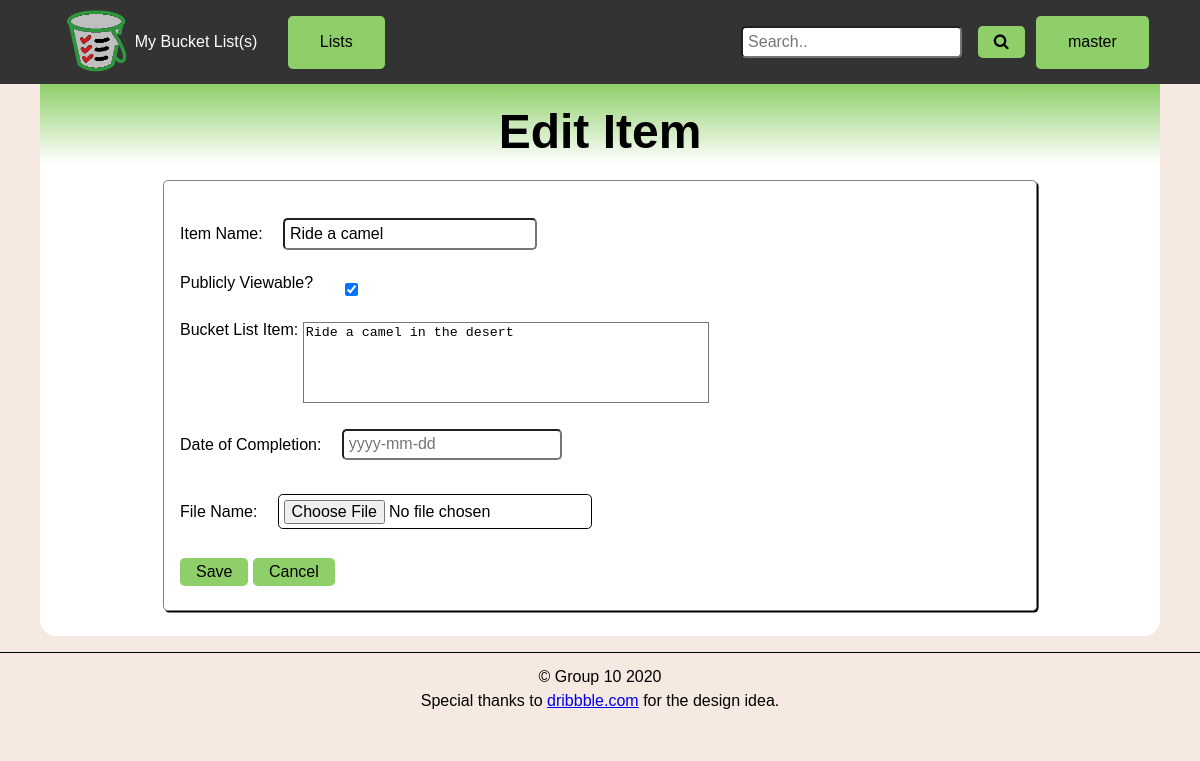
Page /edit_item.php?item=2 (signed in) on the committed database.
### tables this page shows
CREATE TABLE `g10_listitems` (
  `id` int(11) NOT NULL,
  `fk_listid` int(11) NOT NULL,
  `name` varchar(50) NOT NULL,
  `description` varchar(280) DEFAULT NULL,
  `picpath` varchar(255) DEFAULT NULL,
  `completion` date DEFAULT NULL,
  `private` tinyint(1) NOT NULL DEFAULT '1'
);

### edit_item.php (the view, shortened to what this page needs)
<?php
  $pdo = connectDB();
  $itemid = $_GET['item'];
  $img = 0;
  $query = "SELECT * FROM `g10_listitems` WHERE id = ?";
  $stmt = $pdo->prepare($query);
  $stmt->execute([$itemid]);
  $result = $stmt->fetch();
?>
<!DOCTYPE html>
<html lang="en">
<head>
  <?php
    include 'includes/meta.php';
  ?>
</head>
<body>
  <header>
    <?php include 'includes/nav.php' ?>
  </header>
  <main>
    <header>
      <h1>Edit Item</h1>
    </header>
    <form id="edit-item" action="<?= $_SERVER['PHP_SELF'] ?>?item=<?=$itemid?>" method="post" enctype="multipart/form-data">
      <div>
        <label for="itemname">Item Name:</label>
        <input type="text" id="itemname" name="itemname" value="<?= $result['name']?>" required />
      </div>
      <div>
        <label for="viewable">Publicly Viewable?</label>
        <input id="viewable" type="checkbox" name="viewable"
        <?php if($result['private'] == 0): ?>
          checked>
        <?php else: ?>
          >
        <?php endif ?>
      </div>
      <div>
        <label for="description">Bucket List Item:</label>
        <textarea id="description" name="description" rows="5"><?= $result['description']?></textarea>
      </div>
      <div>
        <label for="complete">Date of Completion:</label>
        <input data-dd-theme="bucket" class="datedropper-init" data-dd-format="Y-m-d" type="text" id="complete" name="complete" value="<?= $result['completion']?>">
      </div>
      <div>
        <?php if($img != 0): ?>
          <figure class="sampleImage">
            <img id="image" src="<?= $result['picpath'] ?>" alt="<?= $result['name'] ?>-image" />
          </figure>
          <button type="button" class="delete" name="remove-image">Remove Image</a>
        <?php else: ?>
          <label for="file">File Name:</label>
          <input type="file" accept="image/*" name="fileToProcess" id="file" />
        <?php endif ?>
      </div>
      <button type="submit" name="save">Save</button>
      <button type="button" value="<?= $result['fk_listid']?>" name="Cancel">Cancel</button>
    </form>
  </main>
  <?php include 'includes/footer.php' ?>
</body>
</html>

### css/default.css (style rules this page uses)
:root { --link-color: #8fcf69; --linkhover-color: #818181; --text-color: #000; }
body { background-color: #F5E9E2; color: var(--text-color); font-family: Verdana, Helvetica, sans-serif; font-size: 1em; margin: auto; }
main { background-color: #FFF; border-bottom-right-radius: 1rem; border-bottom-left-radius: 1rem; max-width: 70rem; font-size: 1em; padding: 0 0 0.6em 0; margin: auto; }
header { text-align: center; background: linear-gradient(var(--link-color), transparent); }
main header { align-items: flex-end; display: flex; flex-direction: row; justify-content: space-evenly; padding: 1em 0 0 0; }
p,h1,h2,h3,h4,h5 { padding: 0.5rem; }
h1 { font-size: 3em; font-weight: bold; }
form { border: 0.1em solid #818181; border-radius: 0.3em; box-shadow: 0.1em 0.1em #000; margin: 1em auto; padding: 1em; width: 75%; }
textarea { border-radius: inherit; width:90%; resize: none; overflow: auto; }
button, nav a, .dropdown, #login a { padding: 0.3rem 1rem; color: var(--text-color); margin: 0.5rem auto; background-color: var(--link-color); font-size: 1rem; border: none; cursor: pointer; border-radius: 0.3rem; }
input { padding: 0.3rem; border-radius: 0.3rem; font-size: 1rem; margin: 0.5rem 1rem; }
form div { margin: 0.5em auto; padding: 0.3em 0; }
#edit-item div:first-child input { width: 15em; }
#edit-item textarea { border-radius: inherit; overflow: auto; resize: none; width:30em; vertical-align: top; }
#edit-item div:nth-child(2) { display:flex; }
#edit-item div:nth-child(2) label { align-self: flex-start; padding-right: 1em; }
#file { border: 0.1rem solid black; }

### rows in the picture
g10_listitems: itemname "Ride a camel", private "☑", description "Ride a camel in the desert"

### other values in the picture
$_SESSION['user'] "master"
